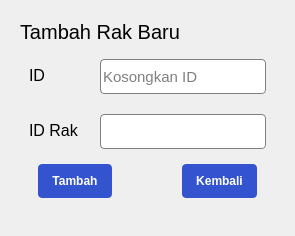
                    <widget class="QWidget" name="storageCreatePage">
                     <property name="styleSheet">
                      <string notr="true">#fieldStorageCreate_0,
#fieldStorageCreate_1 {
	border: 1px solid #808080;
	border-radius: 4px;
}

#createStorageBackBtn, #createStorageAddBtn{
	border-radius: 4px;
	background-color: #3454cf;
	padding: 10px 14px;
	color: #fff;
}

#createStorageDeleteBtn{
	border-radius: 4px;
	background-color: red;
	padding: 10px 14px;
	color: #fff;
}</string>
                     </property>
                     <layout class="QVBoxLayout" name="verticalLayout_42">
                      <item>
                       <widget class="QWidget" name="storageThirdContent" native="true">
                        <property name="sizePolicy">
                         <sizepolicy hsizetype="Expanding" vsizetype="Expanding">
                          <horstretch>0</horstretch>
                          <verstretch>0</verstretch>
                         </sizepolicy>
                        </property>
                        <property name="styleSheet">
                         <string notr="true"/>
                        </property>
                        <layout class="QVBoxLayout" name="verticalLayout_40">
                         <item>
                          <widget class="QLabel" name="storageCreate">
                           <property name="sizePolicy">
                            <sizepolicy hsizetype="Preferred" vsizetype="Preferred">
                             <horstretch>0</horstretch>
                             <verstretch>0</verstretch>
                            </sizepolicy>
                           </property>
                           <property name="maximumSize">
                            <size>
                             <width>16777215</width>
                             <height>40</height>
                            </size>
                           </property>
                           <property name="font">
                            <font>
                             <pointsize>15</pointsize>
                            </font>
                           </property>
                           <property name="text">
                            <string>Tambah Rak Baru</string>
                           </property>
                          </widget>
                         </item>
                         <item>
                          <widget class="QWidget" name="storageFormCreate" native="true">
                           <property name="sizePolicy">
                            <sizepolicy hsizetype="Expanding" vsizetype="Expanding">
                             <horstretch>0</horstretch>
                             <verstretch>0</verstretch>
                            </sizepolicy>
                           </property>
                           <property name="styleSheet">
                            <string notr="true"/>
                           </property>
                           <layout class="QVBoxLayout" name="verticalLayout_41">
                            <item>
                             <layout class="QFormLayout" name="formLayout_7">
                              <property name="horizontalSpacing">
                               <number>21</number>
                              </property>
                              <property name="verticalSpacing">
                               <number>20</number>
                              </property>
                              <item row="0" column="0">
                               <widget class="QLabel" name="label_25">
                                <property name="maximumSize">
                                 <size>
                                  <width>200</width>
                                  <height>16777215</height>
                                 </size>
                                </property>
                                <property name="font">
                                 <font>
                                  <pointsize>12</pointsize>
                                 </font>
                                </property>
                                <property name="text">
                                 <string>ID</string>
                                </property>
                               </widget>
                              </item>
                              <item row="0" column="1">
                               <widget class="QLineEdit" name="fieldStorageCreate_0">
                                <property name="sizePolicy">
                                 <sizepolicy hsizetype="Preferred" vsizetype="Preferred">
                                  <horstretch>0</horstretch>
                                  <verstretch>0</verstretch>
                                 </sizepolicy>
                                </property>
                                <property name="minimumSize">
                                 <size>
                                  <width>0</width>
                                  <height>35</height>
                                 </size>
                                </property>
                                <property name="maximumSize">
                                 <size>
                                  <width>200</width>
                                  <height>200</height>
                                 </size>
                                </property>
                                <property name="font">
                                 <font>
                                  <pointsize>11</pointsize>
                                 </font>
                                </property>
                                <property name="text">
                                 <string/>
                                </property>
                                <property name="readOnly">
                                 <bool>true</bool>
                                </property>
                                <property name="placeholderText">
                                 <string>Kosongkan ID</string>
                                </property>
                               </widget>
                              </item>
                              <item row="1" column="0">
                               <widget class="QLabel" name="label_26">
                                <property name="maximumSize">
                                 <size>
                                  <width>200</width>
                                  <height>16777215</height>
                                 </size>
                                </property>
                                <property name="font">
                                 <font>
                                  <pointsize>12</pointsize>
                                 </font>
                                </property>
                                <property name="text">
                                 <string>ID Rak</string>
                                </property>
                               </widget>
                              </item>
                              <item row="1" column="1">
                               <widget class="QLineEdit" name="fieldStorageCreate_1">
                                <property name="sizePolicy">
                                 <sizepolicy hsizetype="Preferred" vsizetype="Preferred">
                                  <horstretch>0</horstretch>
                                  <verstretch>0</verstretch>
                                 </sizepolicy>
                                </property>
                                <property name="minimumSize">
                                 <size>
                                  <width>0</width>
                                  <height>35</height>
                                 </size>
                                </property>
                                <property name="maximumSize">
                                 <size>
                                  <width>200</width>
                                  <height>200</height>
                                 </size>
                                </property>
                                <property name="font">
                                 <font>
                                  <pointsize>11</pointsize>
                                 </font>
                                </property>
                                <property name="text">
                                 <string/>
                                </property>
                               </widget>
                              </item>
                             </layout>
                            </item>
                            <item alignment="Qt::AlignRight">
                             <widget class="QWidget" name="btnForm_7" native="true">
                              <property name="sizePolicy">
                               <sizepolicy hsizetype="Preferred" vsizetype="Maximum">
                                <horstretch>0</horstretch>
                                <verstretch>0</verstretch>
                               </sizepolicy>
                              </property>
                              <layout class="QHBoxLayout" name="horizontalLayout_10">
                               <property name="spacing">
                                <number>70</number>
                               </property>
                               <item>
                                <widget class="QPushButton" name="createStorageAddBtn">
                                 <property name="font">
                                  <font>
                                   <pointsize>9</pointsize>
                                   <weight>75</weight>
                                   <bold>true</bold>
                                  </font>
                                 </property>
                                 <property name="cursor">
                                  <cursorShape>PointingHandCursor</cursorShape>
                                 </property>
                                 <property name="text">
                                  <string>Tambah</string>
                                 </property>
                                </widget>
                               </item>
                               <item>
                                <widget class="QPushButton" name="createStorageBackBtn">
                                 <property name="font">
                                  <font>
                                   <pointsize>9</pointsize>
                                   <weight>75</weight>
                                   <bold>true</bold>
                                  </font>
                                 </property>
                                 <property name="cursor">
                                  <cursorShape>PointingHandCursor</cursorShape>
                                 </property>
                                 <property name="text">
                                  <string>Kembali</string>
                                 </property>
                                </widget>
                               </item>
                              </layout>
                             </widget>
                            </item>
                           </layout>
                          </widget>
                         </item>
                        </layout>
                       </widget>
                      </item>
                     </layout>
                    </widget>
